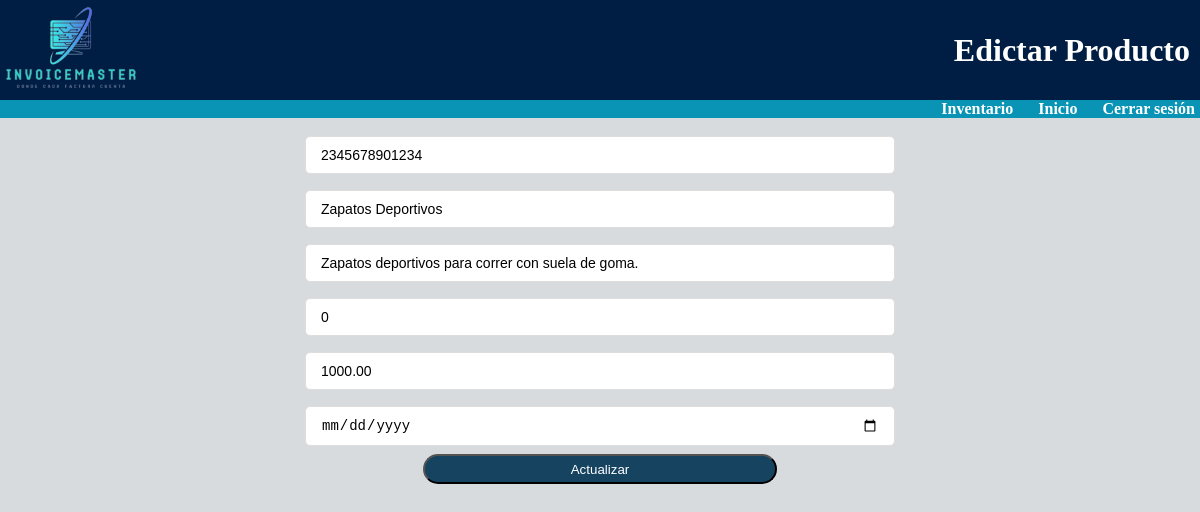
The page /editar.php?id=2 on the database its author committed.
### tables this page shows
CREATE TABLE `productos` (
  `id` int(11) NOT NULL,
  `codigo_producto` varchar(50) NOT NULL,
  `nombre_producto` varchar(250) NOT NULL,
  `descripccion` varchar(100) NOT NULL,
  `cantidad` int(11) NOT NULL,
  `precio` decimal(10,2) NOT NULL,
  `categoria` varchar(50) NOT NULL,
  `fecha_v` timestamp NOT NULL DEFAULT current_timestamp() ON UPDATE current_timestamp()
);

### editar.php (the view, shortened to what this page needs)
<?php
if(isset($_GET['id']) && is_numeric($_GET['id'])) {
    $id = $_GET['id'];
    $conn = new mysqli("localhost", "root", "", "prueba_f");
    $result = $conn->query("SELECT * FROM productos WHERE id='$id'");
    if ($result->num_rows == 1) {
        $row = $result->fetch_assoc();
?>
<!DOCTYPE html>
<html lang="en">
<head>
        </head>
<body>
<?php include('headereditar.php'); ?>
    <center>
 <section>
    <form method="post" enctype="multipart/form-data">
        <input type="number" name="codigo" placeholder="Código" required autocomplete="off" value="<?php echo $row['codigo_producto']; ?>">
        <input type="text" name="nombre_producto" placeholder="Nombre del producto" required autocomplete="off" value="<?php echo $row['nombre_producto']; ?>">
        <input type="text" name="descripcion" placeholder="Descripción" required autocomplete="off" value="<?php echo $row['descripccion']; ?>">
        <input type="number" name="cantidad" placeholder="Cantidad" required autocomplete="off" value="<?php echo $row['cantidad']; ?>">
        <input type="decimal" name="precio" placeholder="Precio" required autocomplete="off" value="<?php echo $row['precio']; ?>">
        <br>
        <input type="date" name="fecha_v" placeholder="Fecha de vencimiento" required autocomplete="off" value="<?php echo $row['fecha_v']; ?>">
        <br>
        <input  class ="boton"type="submit" value="Actualizar">
    </form>
    </center>
</body>
</html>
<?php
    } else {
        echo "No se encontró ningún producto con ese ID.";
    }
} else {
    echo "ID de producto inválido.";
}
?>

### editar.php (style rules this page uses)
body { background-color: #D7DBDD; font-family: Arial, sans-serif; margin: 0; padding: 0; }
input[type="text"] ,input[type="decimal"], input[type="number"] ,input[type="date"] , select { padding: 10px 15px; margin: 8px 5px; box-sizing: border-box; border: 1px solid #ddd; border-radius: 5px; font-size: 14px; max-width:50% ; width:50% ; }
.boton { background-color: #154360; color: white; height: 30px; border-radius:20px; width:30%; }
section { margin: 10px;; }

### headereditar.php (style rules this page uses)
body { margin: 0; font-family: "Times New Roman", sans-serif; }

### rows shown on the page
productos: codigo "2345678901234", nombre_producto "Zapatos Deportivos", descripcion "Zapatos deportivos para correr con suela de goma.", cantidad "0", precio "1000.00"
